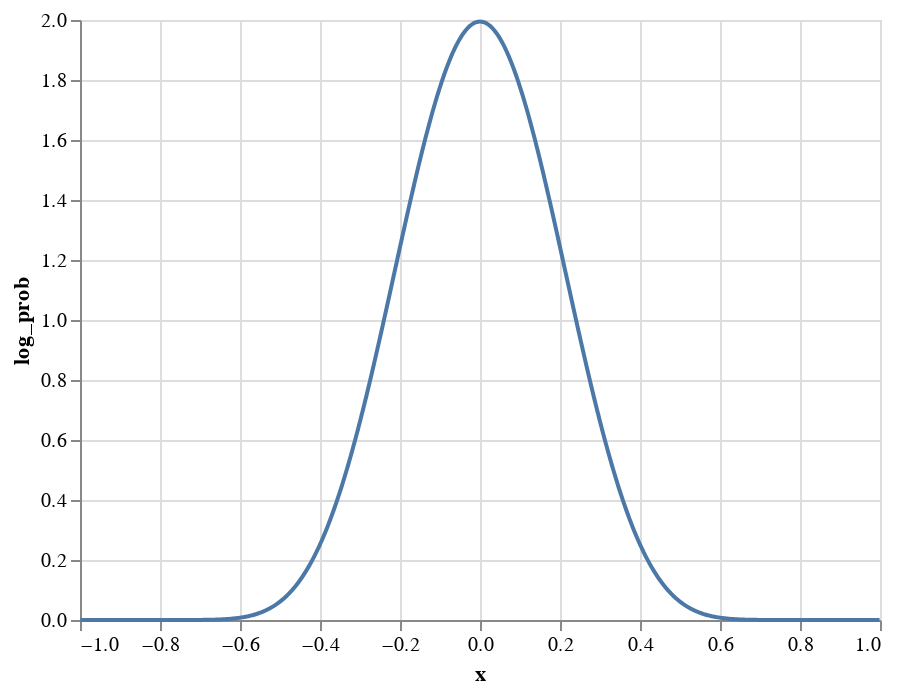

Write notebook code for a chart like this one.
### Code cell
render_dist(SquashedNormal(0, 0.2))

### Figure 1 — Vega-Lite specification as saved in the notebook (floating-point values rounded to 4 significant figures; data arrays with more than 128 entries replaced by an {"elided": "..."} marker saying what was removed)
{"config": {"view": {"continuousWidth": 400, "continuousHeight": 300}}, "data": {"name": "data-06b018d1eb9970dcf488acf447533a06"}, "mark": "line", "encoding": {"x": {"type": "quantitative", "field": "x"}, "y": {"type": "quantitative", "field": "log_prob"}}, "$schema": "https://vega.github.io/schema/vega-lite/v4.8.1.json", "datasets": {"data-06b018d1eb9970dcf488acf447533a06": {"elided": "1000 records"}}}
